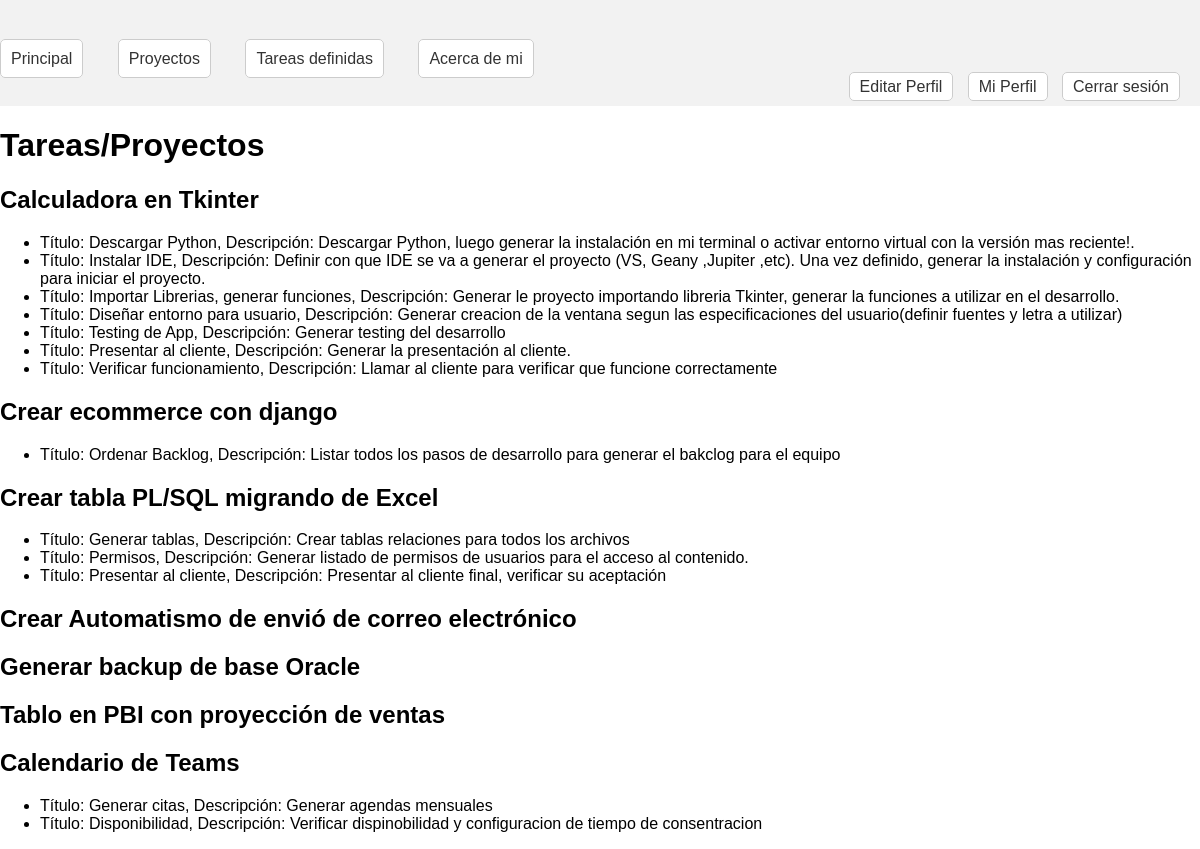
The page /tareas/ (signed in) on the database as committed earlier.
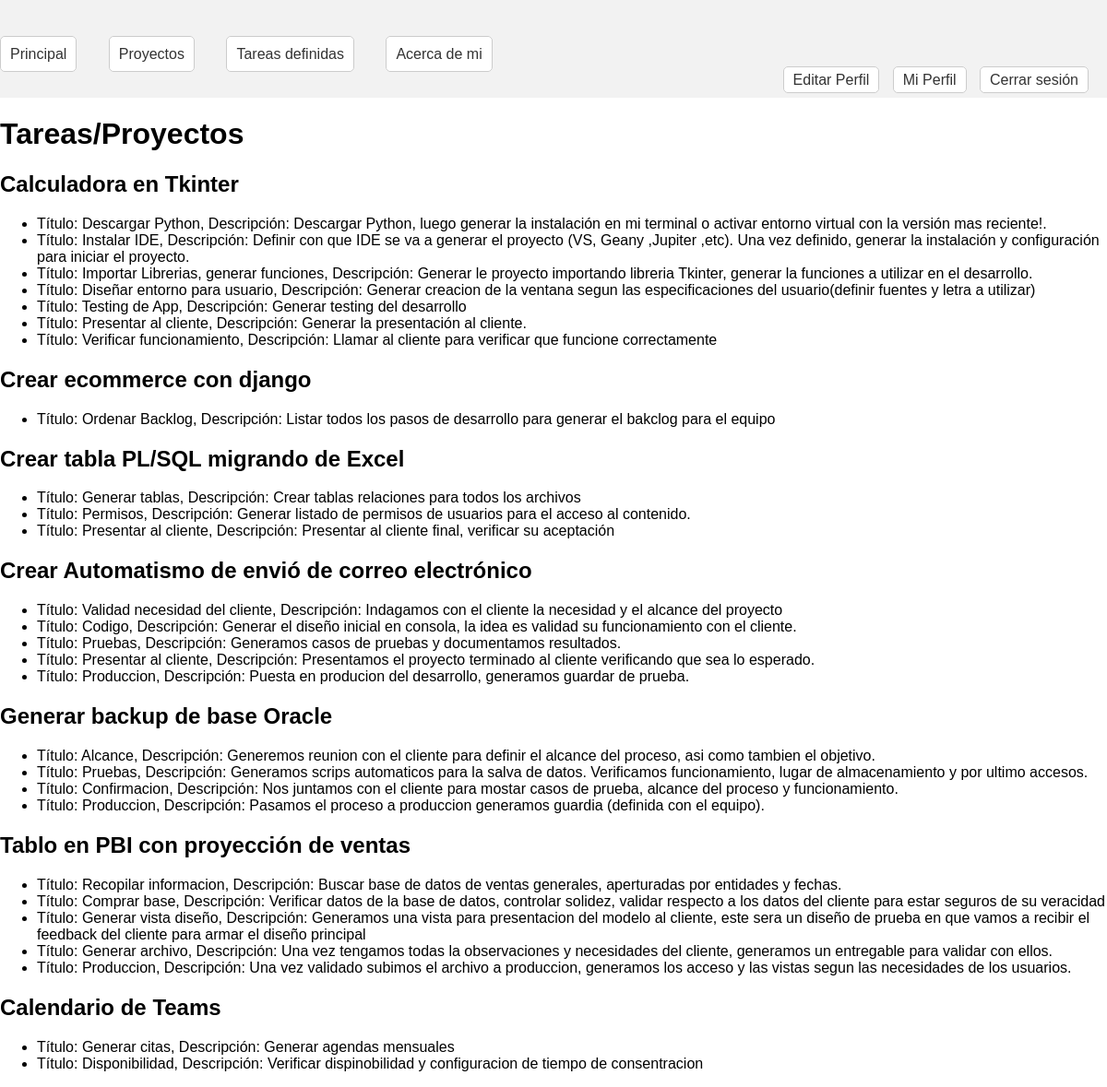
The same page on the database as committed later.
### app1/models.py (models this page shows, shortened)
class Proyectos(models.Model):
    nombre=models.CharField(max_length=100)
    fechacreacion=models.DateField()

class Tareas(models.Model):
    titulo=models.CharField(max_length=100)
    descripcion=models.TextField()
    asociado=models.ForeignKey(Proyectos,on_delete=models.CASCADE)

### app1/views.py (the view)
# urls.py: path('tareas/',mis_tareas),
@login_required
def mis_tareas(requets):
    pendientes=Tareas.objects.values()
    pendientes2=Proyectos.objects.values()
    tus_datos = sorted(pendientes, key=lambda x: x['asociado_id'])
    grupos = {k: list(g) for k, g in groupby(tus_datos, key=lambda x: x['asociado_id'])}
    mati = []
    for asociado_id, items in grupos.items():
        asociado_dict = {'asociado_id': asociado_id, 'tareas': []}
        for item in items:
            tarea_dict = {
                'id': item['id'],
                'titulo': item['titulo'],
                'descripcion': item['descripcion']
            }
            proyecto_id = item.get('proyecto_id')
            proyecto_info = next((p for p in pendientes2 if p['id'] == proyecto_id), None)
            if proyecto_info:
                tarea_dict['proyecto'] = {
                    'id': proyecto_info['id'],
                    'nombre': proyecto_info['nombre'],
                    'fechacreacion': proyecto_info['fechacreacion']
                }
            asociado_dict['tareas'].append(tarea_dict)
        mati.append(asociado_dict)
    return render(requets,'mistareas.html',{'pendientes':mati,'pendientes2':pendientes2})

### app1/templates/mistareas.html
{% extends 'herencia.html' %}
{% block dinamico %}
<h1>Tareas/Proyectos</h1>
{% for proyecto in pendientes2 %}
  <h2>{{ proyecto.nombre }}</h2>
  <ul>
    {% for asociado in pendientes %}
      {% if asociado.asociado_id == proyecto.id %}
        {% for tarea in asociado.tareas %}
          <li>
            Título: {{ tarea.titulo }},
            Descripción: {{ tarea.descripcion }}
          </li>
        {% endfor %}
      {% endif %}
    {% endfor %}
  </ul>
{% endfor %}
{% endblock %}

### app1/templates/herencia.html (shortened to what this page needs)
<!DOCTYPE html>
<html lang="es">
<head>
</head>
<body>
    <nav>
        <ul>
            <li>
                <a href="/">Principal</a>
            </li>
            <li>
                <a href="/proyecto">Proyectos</a>
            </li>
            <li>
                <a href="/tareas">Tareas definidas</a>
            </li>
            <li>
                <a href="/mi">Acerca de mi</a>
            </li>
        </ul>
    </nav>
</body>
</html>
<html lang="es">
<head>
</head>
<body>
    <header>
        {% if request.user.is_authenticated %}
        <a href="{% url 'editarusuario' %}" id="logout-btn">Editar Perfil</a>
        <a href="{% url 'miperfil' %}" id="logout-btn">Mi Perfil</a>
        <a href="{% url 'cerrarseccion' %}" id="logout-btn">Cerrar sesión</a>
        {% else %}
        <a href="{% url 'login' %}" id="login-btn">Iniciar sesión</a>
        <a href="{% url 'registro' %}" id="logout-btn" >Registrarme</a>
        {% endif %}
    </header>
</body>
</html>
{% block dinamico %}
{% endblock %}

### app1/templates/herencia.html (style rules this page uses)
body { margin: 10px; padding: 0; font-family: Arial, sans-serif; }
nav ul { list-style-type: none; margin: 0; padding: 0; background-color: #f2f2f2; }
nav li { display: inline-block; margin-right: 30px; margin-top: 50px; }
nav a { text-decoration: none; padding: 10px; border: 1px solid #ccc; border-radius: 5px; color: #333; background-color: #fff; }
body { margin: 0; padding: 0; font-family: Arial, sans-serif; }
header { background-color: #f2f2f2; padding: 10px; text-align: right; }
#login-btn, #logout-btn { margin-right: 10px; text-decoration: none; padding: 5px 10px; border: 1px solid #ccc; border-radius: 5px; color: #333; background-color: #fff; }

Rows that differ between the two databases and show on the page:
added Tareas: titulo "Validad necesidad del cliente", descripcion "Indagamos con el cliente la necesidad y el alcance del proyecto"
added Tareas: titulo "Codigo", descripcion "Generar el diseño inicial en consola, la idea es validad su funcionamiento con el cliente."
added Tareas: titulo "Pruebas", descripcion "Generamos casos de pruebas y documentamos resultados."
added Tareas: titulo "Presentar al cliente", descripcion "Presentamos el proyecto terminado al cliente verificando que sea lo esperado."
added Tareas: titulo "Produccion", descripcion "Puesta en producion del desarrollo, generamos guardar de prueba."
added Tareas: titulo "Alcance", descripcion "Generemos reunion con el cliente para definir el alcance del proceso, asi como tambien el objetivo."
added Tareas: titulo "Pruebas", descripcion "Generamos scrips automaticos para la salva de datos. Verificamos funcionamiento, lugar de almacenamiento y por ultimo accesos."
added Tareas: titulo "Confirmacion", descripcion "Nos juntamos con el cliente para mostar casos de prueba, alcance del proceso y funcionamiento."
added Tareas: titulo "Produccion", descripcion "Pasamos el proceso a produccion generamos guardia (definida con el equipo)."
added Tareas: titulo "Recopilar informacion", descripcion "Buscar base de datos de ventas generales, aperturadas por entidades y fechas."
added Tareas: titulo "Comprar base", descripcion "Verificar datos de la base de datos, controlar solidez, validar respecto a los datos del cliente para estar seguros de su veracidad"
added Tareas: titulo "Generar vista diseño", descripcion "Generamos una vista para presentacion del modelo al cliente, este sera un diseño de prueba en que vamos a recibir el feedback del cliente para armar el diseño principal"
added Tareas: titulo "Generar archivo", descripcion "Una vez tengamos todas la observaciones y necesidades del cliente, generamos un entregable para validar con ellos."
added Tareas: titulo "Produccion", descripcion "Una vez validado subimos el archivo a produccion, generamos los acceso y las vistas segun las necesidades de los usuarios."
Other text that changed with them:
new list line: "Título: , Descripción: Título: , Descripción: Título: , Descripción: Título: , Descripción: Título: , Descripción:"
new list line: "Título: , Descripción: Título: , Descripción: Título: , Descripción: Título: , Descripción:"
